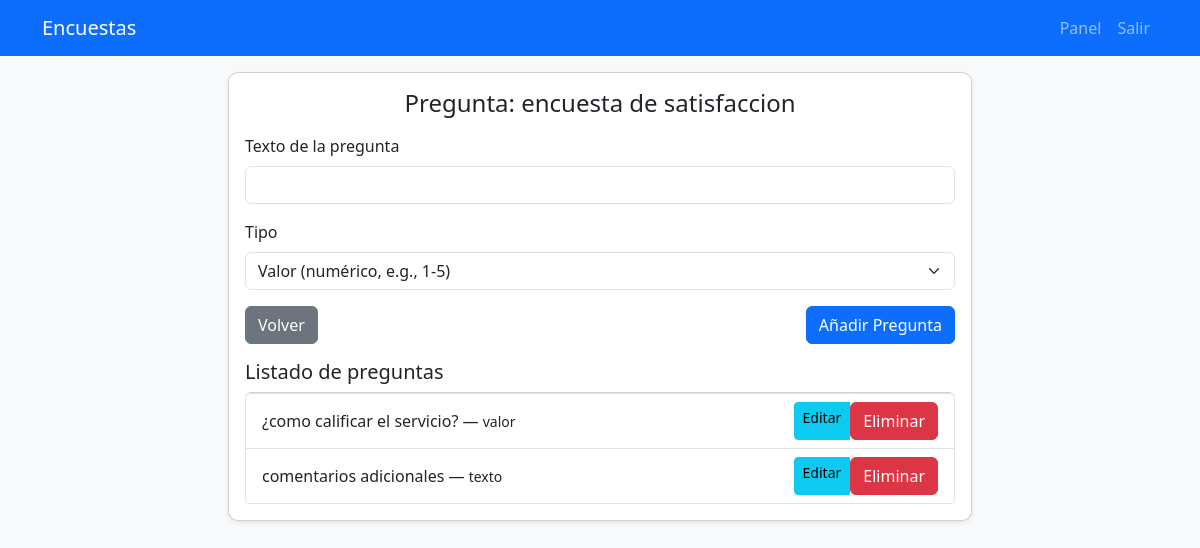
Before: /encuestas/2/preguntas (signed in) with the older database file.
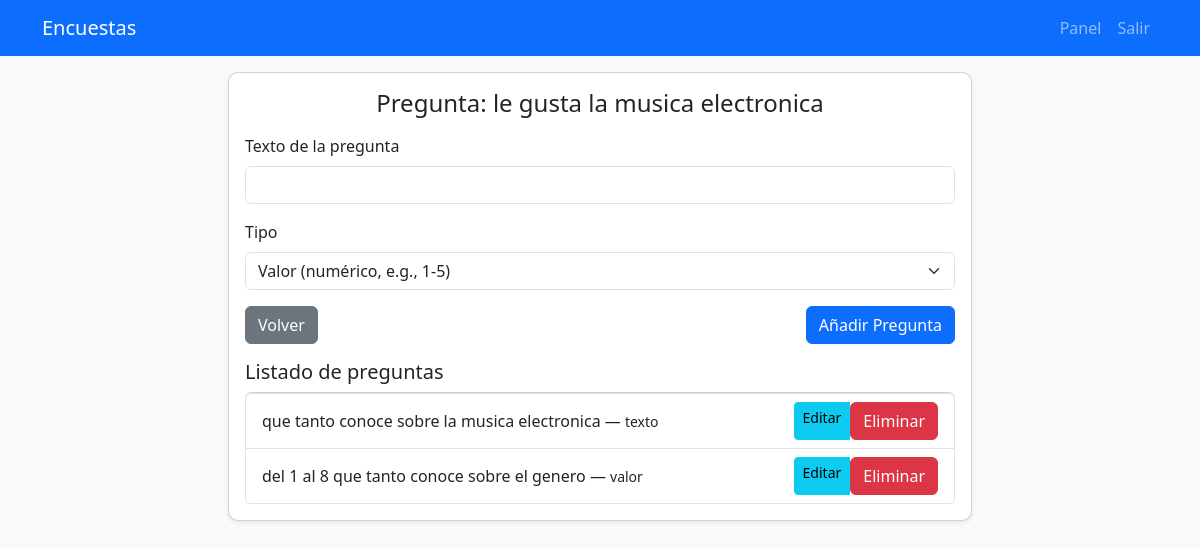
After: the same page with the newer database file.
### tables this page shows
CREATE TABLE encuestas (
    id INTEGER PRIMARY KEY AUTOINCREMENT,
    titulo TEXT,
    descripcion TEXT,
    fecha_creacion TEXT
);

CREATE TABLE preguntas (
    id INTEGER PRIMARY KEY AUTOINCREMENT,
    id_encuesta INTEGER,
    texto_pregunta TEXT,
    tipo TEXT,
    FOREIGN KEY (id_encuesta) REFERENCES encuestas(id) ON DELETE CASCADE
);

### app.py (the view)
@app.route("/encuestas/<int:id_encuesta>/preguntas", methods=["GET","POST"])
@login_required
def preguntas(id_encuesta):
    if current_user.rol != "administrador":
        flash("No tienes permisos", "danger")
        return redirect(url_for("panel"))
    conn = get_connection()
    cur = conn.cursor()
    cur.execute("SELECT * FROM encuestas WHERE id = ?", (id_encuesta,))
    encuesta = cur.fetchone()
    if request.method == "POST":
        texto = request.form["texto_pregunta"]
        tipo = request.form["tipo"]
        cur.execute("INSERT INTO preguntas (id_encuesta, texto_pregunta, tipo) VALUES (?, ?, ?)",
                    (id_encuesta, texto, tipo))
        conn.commit()
    cur.execute("SELECT * FROM preguntas WHERE id_encuesta = ?", (id_encuesta,))
    preguntas = cur.fetchall()
    conn.close()
    return render_template("preguntas.html", encuesta=encuesta, preguntas=preguntas)

### app.py (called while the page is built)
@login_manager.user_loader
def load_user(user_id):
    conn = get_connection()
    cur = conn.cursor()
    cur.execute("SELECT * FROM usuarios WHERE id = ?", (user_id,))
    user = cur.fetchone()
    conn.close()
    if user:
        return User(user[0], user[1], user[2], user[4])
    return None

### conexion.py (called while the page is built)
def get_connection():
    conn = sqlite3.connect(DB_PATH)
    conn.row_factory = None
    return conn

### templates/preguntas.html (shortened to what this page needs)
{% extends 'base.html' %}
{% block content %}
<div class="col-md-8 mx-auto">
  <div class="card p-3 shadow-sm">
    <h4 class="text-center mb-3 text-dark">Pregunta: {{ encuesta[1] }}</h4>
    {% if not editar %}
    <form method="POST" class="mb-3">
      <div class="mb-3">
        <label class="form-label">Texto de la pregunta</label>
        <input class="form-control" name="texto_pregunta" required>
      </div>
      <div class="mb-3">
        <label class="form-label">Tipo</label>
        <select name="tipo" class="form-select">
          <option value="valor">Valor (numérico, e.g., 1-5)</option>
        </select>
      </div>
      <div class="d-flex justify-content-between">
        <a href="{{ url_for('panel') }}" class="btn btn-secondary">Volver</a>
        <button type="submit" class="btn btn-primary">Añadir Pregunta</button>
      </div>
    </form>
    {% endif %}
    <h5>Listado de preguntas</h5>
    <ul class="list-group">
      {% for p in preguntas %}
      <li class="list-group-item d-flex justify-content-between align-items-center">
        <span>{{ p[2] }} — <small>{{ p[3] }}</small></span>
        <div class="btn-group btn-group-sm">
          <a href="{{ url_for('editar_pregunta', id_pregunta=p[0]) }}" class="btn btn-info">Editar</a>
          <form method="POST" action="{{ url_for('eliminar_pregunta', id_pregunta=p[0]) }}" style="display:inline;">
            <button type="submit" class="btn btn-danger" onclick="return confirm('¿Seguro que quieres eliminar esta pregunta?');">
              Eliminar
            </button>
          </form>
        </div>
      </li>
      {% else %}
      <li class="list-group-item">Sin preguntas</li>
      {% endfor %}
    </ul>
  </div>
</div>
{% endblock %}

Changed rows visible on the page:
no longer on this page (row edited): preguntas: texto_pregunta "comentarios adicionales", tipo "texto"
changed encuestas: titulo "encuesta de satisfaccion" → "le gusta la musica electronica"
added preguntas: texto_pregunta "que tanto conoce sobre la musica electronica", tipo "texto"
changed preguntas "valor": texto_pregunta "¿como calificar el servicio?" → "del 1 al 8 que tanto conoce sobre el genero"
